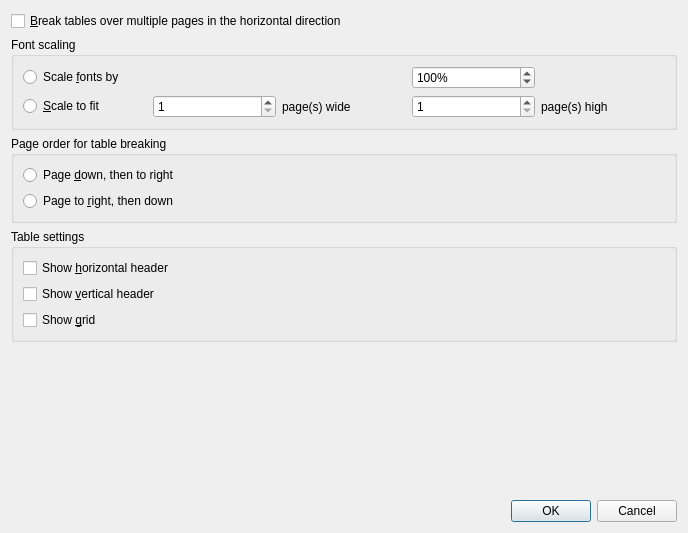
<ui version="4.0" >
 <class>TableBreakingSettingsDialog</class>
 <widget class="QDialog" name="TableBreakingSettingsDialog" >
  <property name="geometry" >
   <rect>
    <x>0</x>
    <y>0</y>
    <width>688</width>
    <height>533</height>
   </rect>
  </property>
  <property name="windowTitle" >
   <string>Table Breaking / Font Scaling</string>
  </property>
  <layout class="QVBoxLayout" name="verticalLayout_2" >
   <item>
    <widget class="QCheckBox" name="breakTables" >
     <property name="text" >
      <string>&amp;Break tables over multiple pages in the horizontal direction</string>
     </property>
    </widget>
   </item>
   <item>
    <widget class="QGroupBox" name="scalingBox" >
     <property name="title" >
      <string>Font scaling</string>
     </property>
     <layout class="QGridLayout" >
      <item row="0" column="0" >
       <widget class="QRadioButton" name="scaleFonts" >
        <property name="text" >
         <string>Scale &amp;fonts by</string>
        </property>
       </widget>
      </item>
      <item row="0" column="3" >
       <widget class="QSpinBox" name="scalingFactor" >
        <property name="suffix" >
         <string>%</string>
        </property>
        <property name="maximum" >
         <number>10000</number>
        </property>
        <property name="singleStep" >
         <number>5</number>
        </property>
        <property name="value" >
         <number>100</number>
        </property>
       </widget>
      </item>
      <item row="1" column="0" >
       <widget class="QRadioButton" name="fit" >
        <property name="text" >
         <string>&amp;Scale to fit</string>
        </property>
       </widget>
      </item>
      <item row="1" column="1" >
       <widget class="QSpinBox" name="numHorizontalPages" >
        <property name="minimum" >
         <number>1</number>
        </property>
        <property name="maximum" >
         <number>10000</number>
        </property>
       </widget>
      </item>
      <item row="1" column="2" >
       <widget class="QLabel" name="labelPagesH" >
        <property name="text" >
         <string>page(s) wide</string>
        </property>
       </widget>
      </item>
      <item row="1" column="3" >
       <widget class="QSpinBox" name="numVerticalPages" >
        <property name="minimum" >
         <number>1</number>
        </property>
        <property name="maximum" >
         <number>10000</number>
        </property>
       </widget>
      </item>
      <item row="1" column="4" >
       <widget class="QLabel" name="labelPagesV" >
        <property name="text" >
         <string>page(s) high</string>
        </property>
       </widget>
      </item>
     </layout>
    </widget>
   </item>
   <item>
    <widget class="QGroupBox" name="pageOrderBox" >
     <property name="title" >
      <string>Page order for table breaking</string>
     </property>
     <layout class="QVBoxLayout" >
      <item>
       <widget class="QRadioButton" name="downThenRight" >
        <property name="text" >
         <string>Page &amp;down, then to right</string>
        </property>
       </widget>
      </item>
      <item>
       <widget class="QRadioButton" name="rightThenDown" >
        <property name="text" >
         <string>Page to &amp;right, then down</string>
        </property>
       </widget>
      </item>
     </layout>
    </widget>
   </item>
   <item>
    <widget class="QGroupBox" name="tableSettingsGroupBox" >
     <property name="title" >
      <string>Table settings</string>
     </property>
     <layout class="QVBoxLayout" name="verticalLayout" >
      <item>
       <widget class="QCheckBox" name="showHorizontalHeader" >
        <property name="text" >
         <string>Show &amp;horizontal header</string>
        </property>
       </widget>
      </item>
      <item>
       <widget class="QCheckBox" name="showVerticalHeader" >
        <property name="text" >
         <string>Show &amp;vertical header</string>
        </property>
       </widget>
      </item>
      <item>
       <widget class="QCheckBox" name="showGrid" >
        <property name="text" >
         <string>Show &amp;grid</string>
        </property>
       </widget>
      </item>
     </layout>
    </widget>
   </item>
   <item>
    <spacer>
     <property name="orientation" >
      <enum>Qt::Vertical</enum>
     </property>
     <property name="sizeHint" stdset="0" >
      <size>
       <width>659</width>
       <height>81</height>
      </size>
     </property>
    </spacer>
   </item>
   <item>
    <widget class="QDialogButtonBox" name="buttonBox" >
     <property name="orientation" >
      <enum>Qt::Horizontal</enum>
     </property>
     <property name="standardButtons" >
      <set>QDialogButtonBox::Cancel|QDialogButtonBox::Ok</set>
     </property>
    </widget>
   </item>
  </layout>
 </widget>
 <resources/>
 <connections>
  <connection>
   <sender>buttonBox</sender>
   <signal>accepted()</signal>
   <receiver>TableBreakingSettingsDialog</receiver>
   <slot>accept()</slot>
   <hints>
    <hint type="sourcelabel" >
     <x>272</x>
     <y>397</y>
    </hint>
    <hint type="destinationlabel" >
     <x>157</x>
     <y>274</y>
    </hint>
   </hints>
  </connection>
  <connection>
   <sender>buttonBox</sender>
   <signal>rejected()</signal>
   <receiver>TableBreakingSettingsDialog</receiver>
   <slot>reject()</slot>
   <hints>
    <hint type="sourcelabel" >
     <x>340</x>
     <y>397</y>
    </hint>
    <hint type="destinationlabel" >
     <x>286</x>
     <y>274</y>
    </hint>
   </hints>
  </connection>
  <connection>
   <sender>numVerticalPages</sender>
   <signal>valueChanged(QString)</signal>
   <receiver>fit</receiver>
   <slot>click()</slot>
   <hints>
    <hint type="sourcelabel" >
     <x>438</x>
     <y>127</y>
    </hint>
    <hint type="destinationlabel" >
     <x>96</x>
     <y>128</y>
    </hint>
   </hints>
  </connection>
  <connection>
   <sender>scalingFactor</sender>
   <signal>valueChanged(QString)</signal>
   <receiver>scaleFonts</receiver>
   <slot>click()</slot>
   <hints>
    <hint type="sourcelabel" >
     <x>452</x>
     <y>82</y>
    </hint>
    <hint type="destinationlabel" >
     <x>62</x>
     <y>93</y>
    </hint>
   </hints>
  </connection>
  <connection>
   <sender>numHorizontalPages</sender>
   <signal>valueChanged(int)</signal>
   <receiver>fit</receiver>
   <slot>click()</slot>
   <hints>
    <hint type="sourcelabel" >
     <x>167</x>
     <y>141</y>
    </hint>
    <hint type="destinationlabel" >
     <x>55</x>
     <y>128</y>
    </hint>
   </hints>
  </connection>
 </connections>
</ui>
